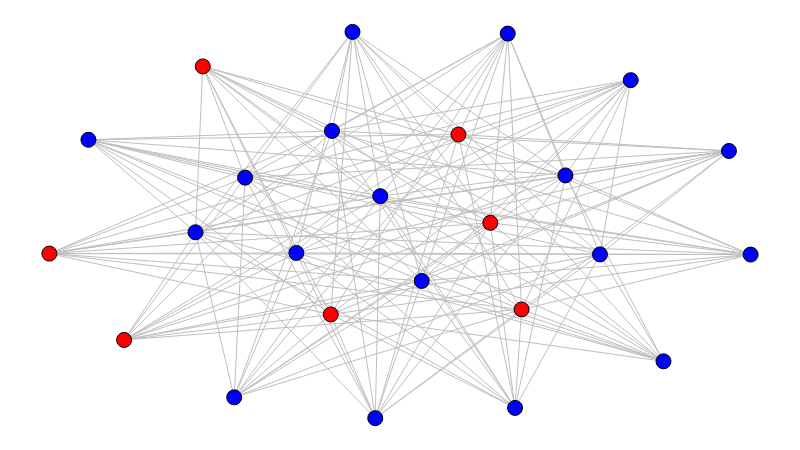

Notebook code for this chart:
### Markdown cell above
Simulação com visualização, quando apenas uma minoria dos nós busca reduzir a restrição de Burt, enquanto todos os outros buscam aumentar:

### Code cell
num_closers = int(FRAC_CLOSERS * NUM_NODES)

g = simulate(num_closers)

sn.reset_positions(g)

sn.show_graph(g)

### Figure 1 — Plotly figure (JSON) as saved in the notebook; plotly's stock layout.template omitted (floating-point values rounded to 4 significant figures; data arrays with more than 128 entries replaced by an {"elided": "..."} marker saying what was removed)
{"data": [{"hoverinfo": "none", "line": {"color": "rgb(191, 191, 191)", "width": 1}, "mode": "lines", "x": {"elided": "468 float values"}, "y": {"elided": "468 float values"}}, {"hoverinfo": "none", "marker": {"color": "rgb(0, 0, 255)", "line": {"color": "rgb(0, 0, 0)", "width": 1}, "size": 15}, "mode": "markers+text", "text": [], "textfont": {"color": "rgb(255, 255, 255)"}, "textposition": "middle center", "x": [0.05573, 0.6537, 0.403, 1, 0.6641, 0.4719, 0.829, 0.9691, 0.531, 0.4323, 0.7852, 0.2084, 0.4647, 0.8758, 0.7359, 0.2635, 0.2791, 0.3522], "y": [0.7207, 0.9955, 0.7437, 0.4234, 0.02642, 0.5747, 0.875, 0.6917, 0.3552, 1, 0.4239, 0.4812, 0, 0.147, 0.6283, 0.05385, 0.6225, 0.4277]}, {"hoverinfo": "none", "marker": {"color": "rgb(255, 0, 0)", "line": {"color": "rgb(0, 0, 0)", "width": 1}, "size": 15}, "mode": "markers+text", "text": [], "textfont": {"color": "rgb(255, 255, 255)"}, "textposition": "middle center", "x": [0.6288, 0.2187, 0.6734, 0.4013, 0.5833, 0, 0.1066], "y": [0.5057, 0.9106, 0.2814, 0.2684, 0.7343, 0.426, 0.2024]}], "layout": {"height": 450, "margin": {"b": 0, "l": 0, "r": 0, "t": 0}, "showlegend": false, "width": 800, "xaxis": {"showgrid": false, "showticklabels": false, "zeroline": false}, "yaxis": {"showgrid": false, "showticklabels": false, "zeroline": false}}}
